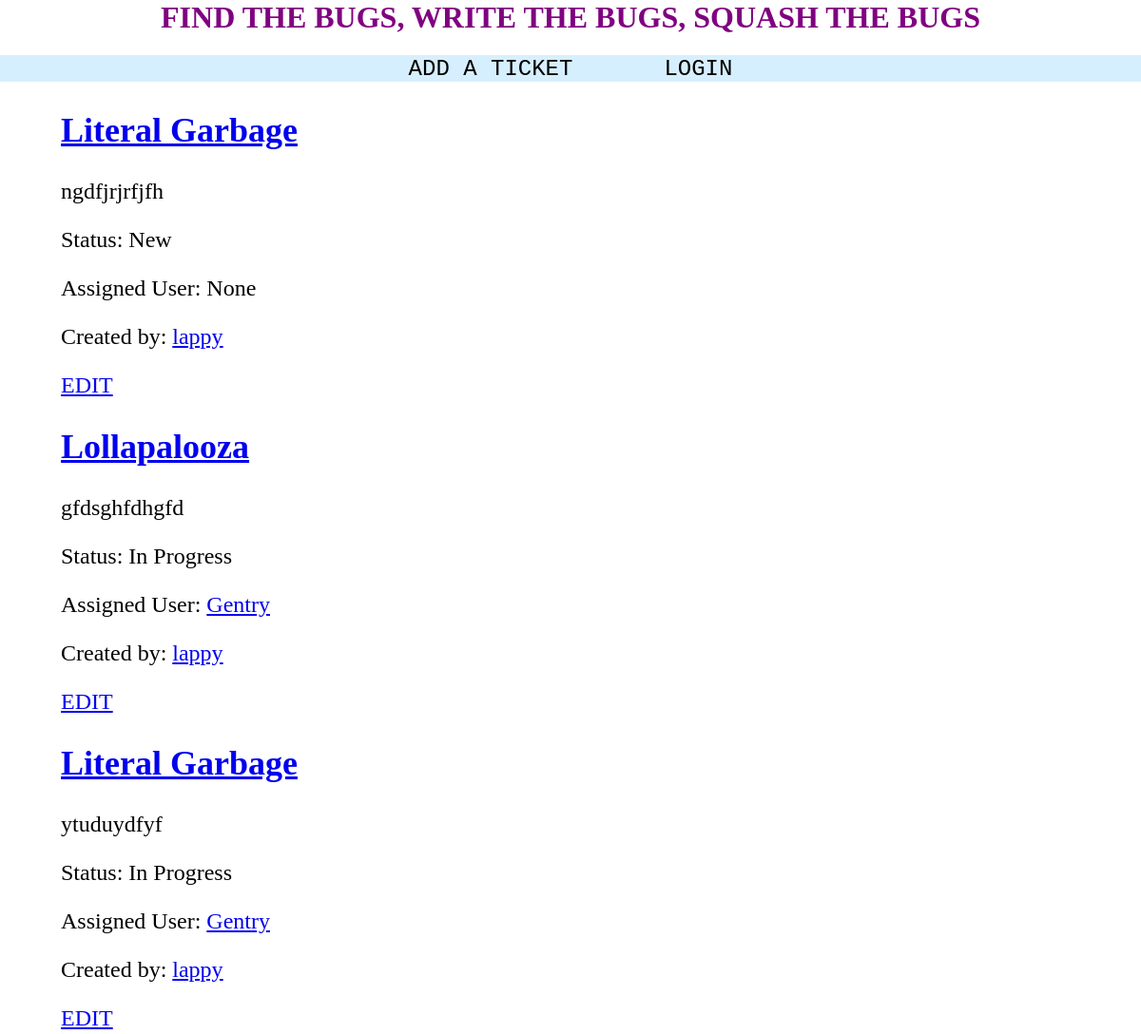
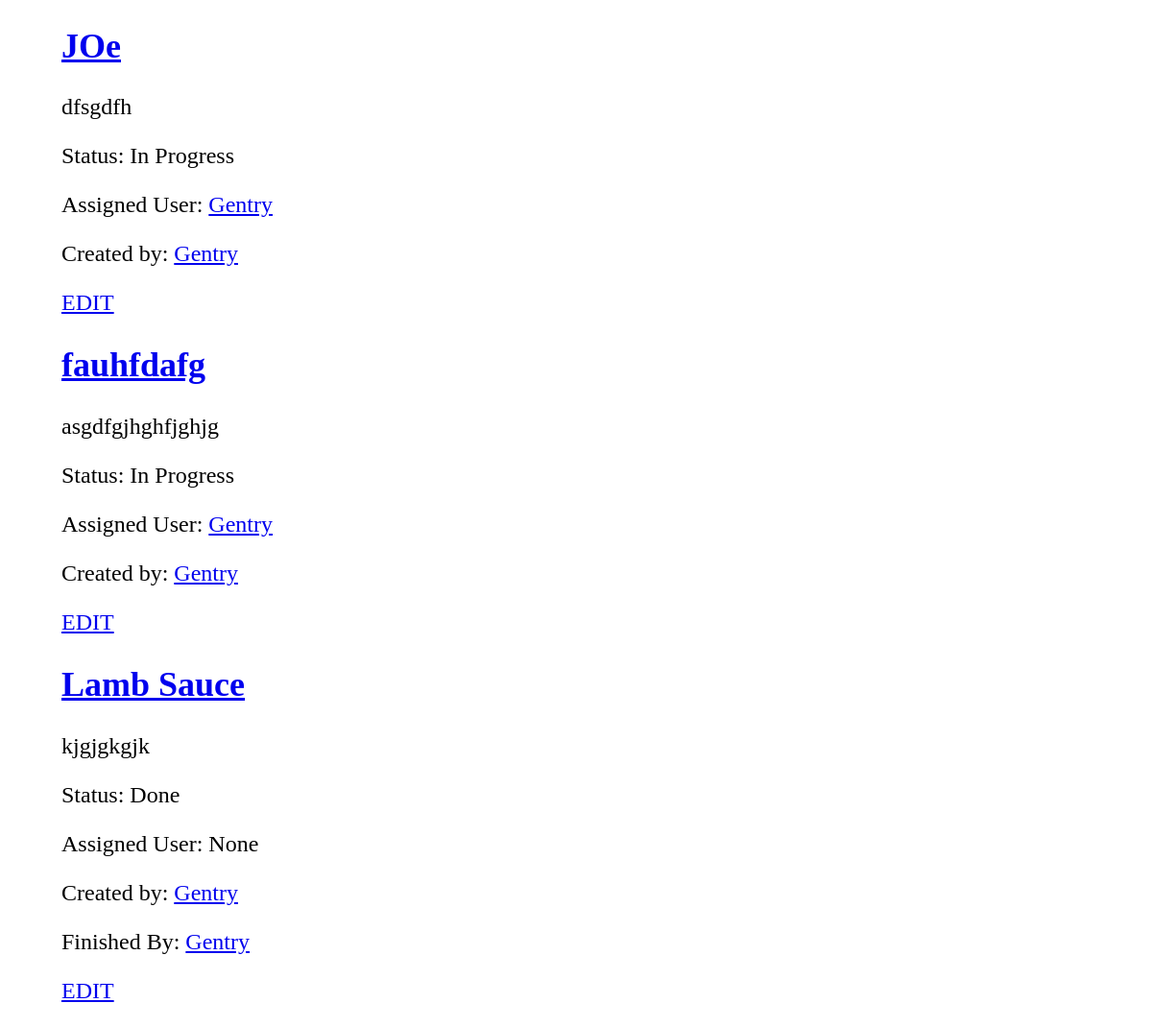
The page / on the database its author committed (2 pictures, top to bottom).
### WhatsUp/models.py (models this page shows, shortened)
class Ticket(models.Model):
    NEW = 'N'
    IN_PROGRESS = 'IP'
    DONE = 'D'
    INVALID = 'IV'
    TICKET_STATUS_CHOICES = [
        (NEW, 'New'),
        (IN_PROGRESS, 'In Progress'),
        (DONE, 'Done'),
        (INVALID, 'Invalid')
    ]
    title = models.CharField(max_length=100)
    description = models.TextField()
    post_date = models.DateTimeField(default=timezone.now)
    ticket_status = models.CharField(max_length=2, choices=TICKET_STATUS_CHOICES, default=NEW)
    created_by = models.ForeignKey(User, on_delete=models.CASCADE, related_name='created_by+')
    assigned_user = models.ForeignKey(
        User,
        on_delete=models.CASCADE,
        related_name='assigned_user+',
        default=None,
        null=True,
        blank=True)
    finished_user = models.ForeignKey(
        User,
        on_delete=models.CASCADE,
        related_name='finished_user+',
        default=None,
        null=True)

### WhatsUp/views.py (the view)
# urls.py: path('', views.index, name='homepage'),
def index(request):
    html = "index.html"
    tickets = Ticket.objects.all()
    new = tickets.filter(ticket_status='N').order_by("-post_date")
    in_progress = tickets.filter(ticket_status='IP').order_by("-post_date")
    done = tickets.filter(ticket_status='D').order_by("-post_date")
    invalid = tickets.filter(ticket_status='IV').order_by("-post_date")
    return render(request, html, {'new': new, 'in_progress': in_progress, 'done': done, 'invalid': invalid})

### WhatsUp/templates/index.html (shortened to what this page needs)
<link rel='stylesheet' href='/static/style.css'>
<h1 class="titles">FIND THE BUGS, WRITE THE BUGS, SQUASH THE BUGS</h1>
<nav id="navbar">
    <ul>
        <li><a href="ticketadd/">ADD A TICKET</a></li>
        {% if not user.is_authenticated %}
            <li><a href="login/">LOGIN</a></li>
        {% elif user.is_authenticated %}
            <li><a href="logout/">LOGOUT</a></li>
        {% endif %}
    </ul>
</nav>
<ul class="tickets">
    {% for tickets in new %}
        <li><h2><a href="ticket/{{tickets.id}}/">{{ tickets.title }}</a></h2></li>
        <li><p>{{ tickets.description }}</p></li>
        <li><p>Status: New</p></li>
        {% if tickets.assigned_user is not None%}
            <li><p> Assigned User: <a href="user/{{tickets.assigned_user.id}}/">{{ tickets.assigned_user }}</a></p></li>
        {% else %}
            <li><p> Assigned User: {{ tickets.assigned_user }}</p></li>
        {% endif %}
        <li><p>Created by: <a href="user/{{tickets.created_by.id}}/">{{ tickets.created_by }}</a>
        <li><p><a href="edit/{{tickets.id}}">EDIT</a></p></li>
    {% endfor %}
    {% for tickets in in_progress %}
        <li><h2><a href="ticket/{{tickets.id}}/">{{ tickets.title }}</a></h2></li>
        <li><p>{{ tickets.description }}</p></li>
        <li><p>Status: In Progress</p></li>
        <li><p> Assigned User: <a href="user/{{tickets.assigned_user.id}}/">{{ tickets.assigned_user }}</a></p></li>
        <li><p>Created by: <a href="user/{{tickets.created_by.id}}/">{{ tickets.created_by }}</a></p></li>
        <li><p><a href="edit/{{tickets.id}}">EDIT</a></p></li>
    {% endfor %}
    {% for tickets in done %}
        <li><h2><a href="ticket/{{tickets.id}}/">{{ tickets.title }}</a></h2></li>
        <li><p>{{ tickets.description }}</p></li>
        <li><p>Status: Done</p></li>
        <li><p> Assigned User: {{ tickets.assigned_user }}</p></li>
        <li><p>Created by: <a href="user/{{tickets.created_by.id}}/">{{ tickets.created_by }}</a></p></li>
        <li><p>Finished By: <a href="user/{{tickets.finished_by.id}}/">{{ tickets.finished_user }}</a></p></li>
        <li><p><a href="edit/{{tickets.id}}">EDIT</a></p></li>
    {% endfor %}
</ul>

### WhatsUp/static/style.css (style rules this page uses)
.titles { color: purple; display: flex; justify-content: center; }
nav { width: 100vw; background-color: #d6efff; }
#navbar li { list-style-type: none; margin: 0 2vw; font-size: 3vh; }
#navbar a { text-decoration: none; color: black; padding: 2vw; font-family: monospace; }
#navbar ul { margin: 0; padding: 0; display: flex; justify-content: center; }
.tickets li { list-style-type: none; margin: 0 2vw; font-size: 3vh; }

### rows shown on the page
Ticket: title "Literal Garbage", description "ngdfjrjrfjfh", assigned_user "None", created_by "lappy"
Ticket: title "Lollapalooza", description "gfdsghfdhgfd", assigned_user "Gentry", created_by "lappy"
Ticket: title "Literal Garbage", description "ytuduydfyf", assigned_user "Gentry", created_by "lappy"
Ticket: title "JOe", description "dfsgdfh", assigned_user "Gentry", created_by "Gentry"
Ticket: title "fauhfdafg", description "asgdfgjhghfjghjg", assigned_user "Gentry", created_by "Gentry"
Ticket: title "Lamb Sauce", description "kjgjgkgjk", assigned_user "None", created_by "Gentry", finished_user "Gentry"
